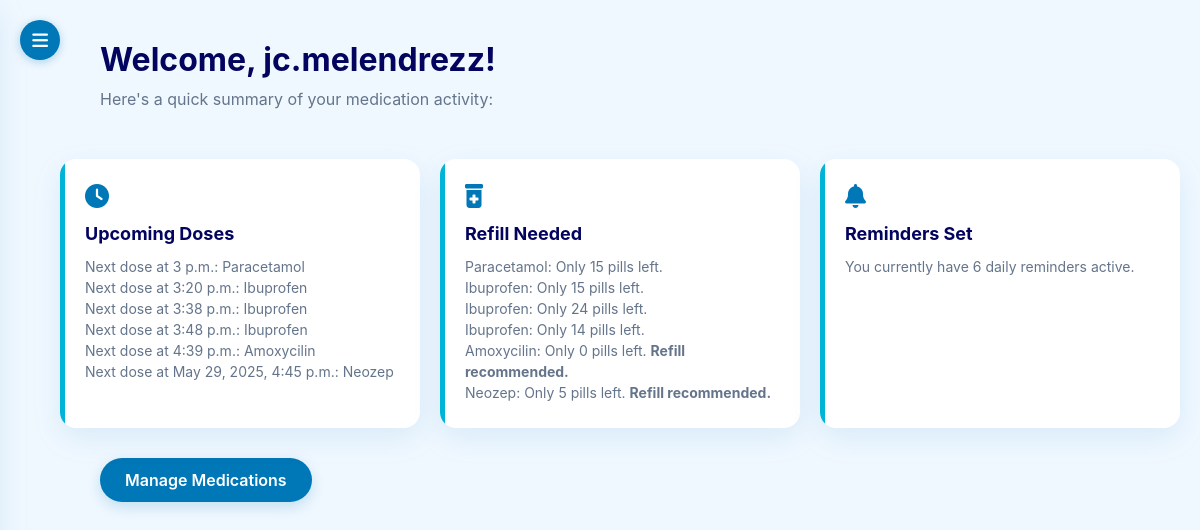
The page /dashboard (signed in) on the database as committed earlier.
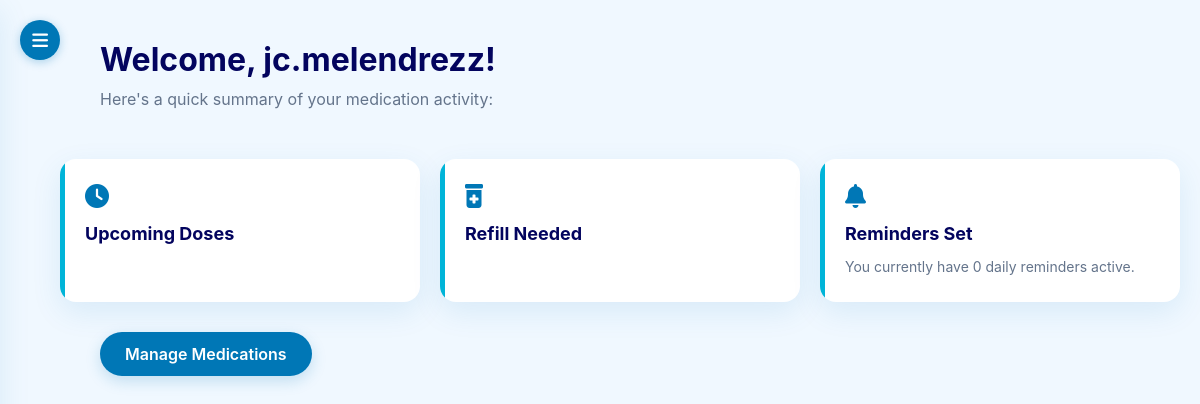
The same page on the database as committed later.
### users/models.py (models this page shows, shortened)
class CustomUser(AbstractUser):
    phone_number = models.CharField(null=True, blank=True)

### core/models.py (models this page shows, shortened)
class MedicationReminder(models.Model):
  medication = models.ForeignKey(Medication, on_delete=models.CASCADE)
  reminder_time = models.TimeField()
  repeat_daily = models.BooleanField(default=True)
  reminder_message = models.CharField(max_length=255, null=True, blank=True)
  reminder_sent = models.BooleanField(default=False)
  created_at = models.DateTimeField(auto_now_add=True)
  last_reminder = models.DateTimeField(default=timezone.now)
  interval_unit = models.CharField(default='hours')
  interval_value = models.IntegerField(default=1)

class Medication(models.Model):
  user = models.ForeignKey(CustomUser, on_delete=models.CASCADE)
  name = models.CharField(max_length=255)
  dosage = models.CharField(max_length=100, help_text='Total amount of dosage per pill.')
  schedule = models.PositiveIntegerField(help_text="Total amount of medication intakes per day. ")
  daily_meds_taken = models.IntegerField(default=0)
  start_date = models.DateField()
  end_date = models.DateField(null=True, blank=True)
  quantity_available = models.PositiveIntegerField(default=0, help_text="Total number of medication units currently available.")
  notes = models.TextField(null=True, blank=True)

### core/views.py (the view)
# urls.py: path('', dashboard_view, name='dashboard'),
@login_required
def dashboard_view(request):
  user = request.user
  medications = Medication.objects.filter(user=user)
  medication_reminders = MedicationReminder.objects.filter(medication__in=medications)
  reminders_amount = medication_reminders.count()
  for reminder in medication_reminders:
      if reminder.interval_unit == 'hours':
          delta = timedelta(hours=reminder.interval_value)
      else:
          delta = timedelta(minutes=reminder.interval_value)
      if reminder.medication.daily_meds_taken == reminder.medication.schedule:
        reminder.next_dose = reminder.reminder_time
      else:
        reminder.next_dose = reminder.last_reminder + delta
  return render(request, 'core/dashboard.html', {'medications': medications, 'medication_reminders': medication_reminders, 'reminders_amount': reminders_amount})

### core/templates/core/dashboard.html (shortened to what this page needs)
<!DOCTYPE html>
<html lang="en">
<head>
  <link rel="stylesheet" href="https://cdnjs.cloudflare.com/ajax/libs/font-awesome/6.4.0/css/all.min.css"/>
</head>
<body>
  <div class="burger-menu" id="burgerMenu">
    <i class="fas fa-bars"></i>
  </div>
  <div class="main">
    <div class="header">
      <h1>Welcome, {{ user.first_name|default:user.username }}!</h1>
      <p>Here's a quick summary of your medication activity:</p>
    </div>
    <div class="card-grid">
      <div class="card">
        <i class="fas fa-clock"></i>
        <h3>Upcoming Doses</h3>
        {% for reminder in medication_reminders %}
          <p>Next dose at {{reminder.next_dose}}: {{reminder.medication.name}} {{reminder.dosage}}</p>
        {% endfor %}
      </div>
      <div class="card">
        <i class="fas fa-prescription-bottle-alt"></i>
        <h3>Refill Needed</h3>
        {% for medication in medications %}
          <p>
            {{ medication.name }}: Only {{ medication.quantity_available }} pills left.
            {% if medication.quantity_available <= 5 %}
              <strong>Refill recommended.</strong>
            {% endif %}
          </p>
        {% endfor %}
      </div>
      <div class="card">
        <i class="fas fa-bell"></i>
        <h3>Reminders Set</h3>
        <p>You currently have {{ reminders_amount }} daily reminders active.</p>
      </div>
    </div>
    <div class="btn-container">
      <a href="{% url 'manage_medications' %}" class="btn-primary">Manage Medications</a>
    </div>
  </div>
</body>
</html>

### core/templates/core/dashboard.html (style rules this page uses)
:root { --primary: #0077b6; --primary-light: #00b4d8; --primary-dark: #03045e; --accent: #48cae4; --bg-light: #f0f8ff; --text-dark: #334155; --text-light: #64748b; --white: #ffffff; --shadow: 0 10px 30px rgba(0, 119, 182, 0.1); }
* { margin: 0; padding: 0; box-sizing: border-box; }
body { font-family: 'Inter', 'Segoe UI', sans-serif; background-color: var(--bg-light); color: var(--text-dark); overflow-x: hidden; }
.burger-menu { position: fixed; top: 20px; left: 20px; width: 40px; height: 40px; border-radius: 50%; background-color: var(--primary); display: flex; justify-content: center; align-items: center; cursor: pointer; z-index: 1001; box-shadow: 0 2px 10px rgba(0, 119, 182, 0.3); }
.burger-menu i { color: var(--white); font-size: 18px; }
.main { padding: 40px 20px 40px 20px; transition: margin-left 0.3s ease; }
.header { display: flex; flex-direction: column; margin-bottom: 30px; padding-left: 40px; }
.header h1 { font-size: 32px; font-weight: 700; margin-bottom: 10px; color: var(--primary-dark); }
.header p { font-size: 16px; color: var(--text-light); margin-bottom: 20px; }
.card-grid { display: grid; grid-template-columns: repeat(auto-fit, minmax(280px, 1fr)); gap: 20px; margin-bottom: 30px; }
.card { background-color: var(--white); padding: 25px; border-radius: 16px; box-shadow: var(--shadow); transition: 0.3s ease; position: relative; overflow: hidden; }
.card::before { content: ''; position: absolute; top: 0; left: 0; width: 5px; height: 100%; background-color: var(--primary-light); }
.card i { font-size: 24px; color: var(--primary); margin-bottom: 15px; display: block; }
.card h3 { font-size: 18px; margin-bottom: 12px; color: var(--primary-dark); }
.card p { font-size: 14px; color: var(--text-light); line-height: 1.5; }
.btn-container { display: flex; justify-content: flex-start; padding-left: 40px; }
.btn-primary { background-color: var(--primary); color: var(--white); padding: 12px 25px; border-radius: 50px; text-decoration: none; display: inline-block; font-weight: 600; transition: 0.3s ease; box-shadow: 0 5px 15px rgba(0, 119, 182, 0.2); }
@media screen and (min-width: 769px) { .main { padding-left: 60px; } }

Rows that differ between the two databases and show on the page:
removed MedicationReminder: next_dose "3 p.m.", medication.name "Paracetamol"
removed MedicationReminder: next_dose "3:20 p.m.", medication.name "Ibuprofen"
removed MedicationReminder: next_dose "3:38 p.m.", medication.name "Ibuprofen"
removed MedicationReminder: next_dose "3:48 p.m.", medication.name "Ibuprofen"
removed MedicationReminder: next_dose "4:39 p.m.", medication.name "Amoxycilin"
removed MedicationReminder: next_dose "May 29, 2025, 4:45 p.m.", medication.name "Neozep"
removed Medication: name "Paracetamol", quantity_available "15"
removed Medication: name "Ibuprofen", quantity_available "15"
removed Medication: name "Ibuprofen", quantity_available "24"
removed Medication: name "Ibuprofen", quantity_available "14"
removed Medication: name "Amoxycilin", quantity_available "0", shows "Refill recommended."
removed Medication: name "Neozep", quantity_available "5", shows "Refill recommended."
Other text that changed with them:
{{ reminders_amount }}: "6" → "0"
